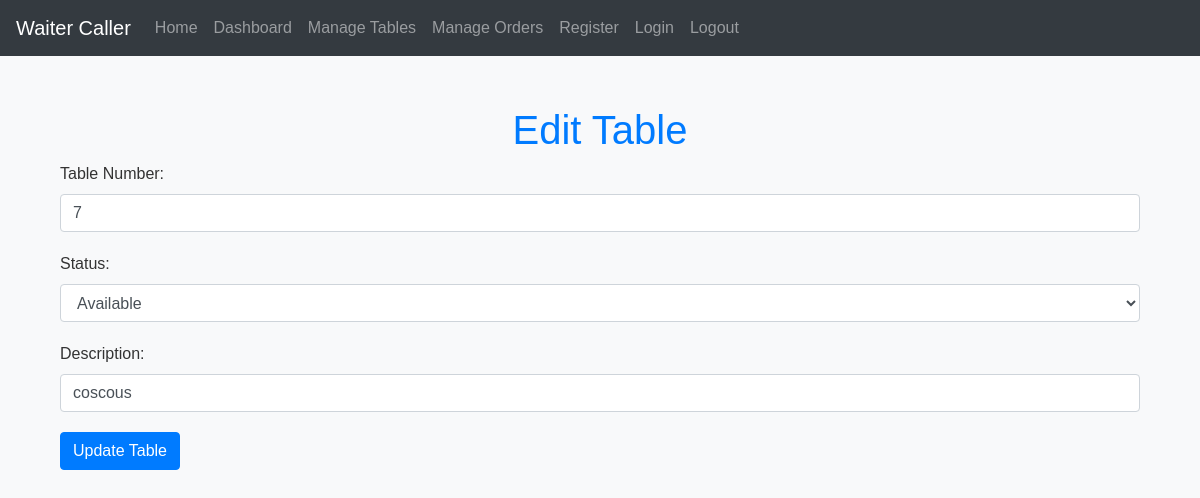
/edit_table/11, run on the app's committed database.
### app.py (models this page shows, shortened)
class Table(db.Model):
    id = db.Column(db.Integer, primary_key=True)
    table_number = db.Column(db.Integer, unique=True, nullable=False)
    status = db.Column(db.String(20), nullable=False)
    description = db.Column(db.String(200), nullable=True)  # Ensure this column exists

### app.py (the view, shortened to what this page needs)
@app.route('/edit_table/<int:table_id>', methods=['GET', 'POST'])
def edit_table(table_id):
    table = Table.query.get_or_404(table_id)
    return render_template('edit_table.html', table=table)

### templates/edit_table.html (shortened to what this page needs)
{% extends 'base.html' %}
{% block content %}
<div class="container mt-5">
    <h1 class="text-center">Edit Table</h1>
    <form method="POST" action="{{ url_for('edit_table', table_id=table.id) }}">
        <div class="form-group">
            <label for="table_number">Table Number:</label>
            <input type="number" class="form-control" id="table_number" name="table_number" value="{{ table.table_number }}" required>
        </div>
        <div class="form-group">
            <label for="status">Status:</label>
            <select class="form-control" id="status" name="status" required>
                <option value="Available" {% if table.status == 'Available' %}selected{% endif %}>Available</option>
            </select>
        </div>
        <div class="form-group">
            <label for="description">Description:</label>
            <input type="text" class="form-control" id="description" name="description" value="{{ table.description }}">
        </div>
        <button type="submit" class="btn btn-primary">Update Table</button>
    </form>
</div>
{% endblock %}

### static/styles.css (style rules this page uses)
body { font-family: 'Arial', sans-serif; background-color: #f8f9fa; color: #333; }
h1 { color: #007bff; margin-top: 50px; }
.btn-primary { background-color: #007bff; border-color: #007bff; }
.container { margin-top: 50px; margin-bottom: 50px; }
.form-control { margin-bottom: 20px; }

### data on the page
Table: table_number "7", status "Available", description "coscous"
